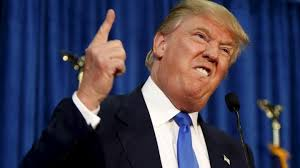
#> input picture docs/demo.jpg, 300 x 168 px
$ jupyter execute 'hog .ipynb'
#> lines starting #> are read from the running program, lines starting #| are printed output that depends on the picture
# HOG (Histogram oriented Gradient)

## HISTOGRAM

An image histogram is a type of histogram that acts as a graphical representation of the tonal distribution in a digital image. It plots the number of pixels for each tonal value. By looking at the histogram for a specific image a viewer will be able to judge the entire tonal distribution at a glance.
>Representats intensity of each color in image.

[cell 1]
#import all the libraries
#%matplotlib inline
import cv2
import numpy as np
from matplotlib import pyplot as plt

Load the image, and convert to grayscale

[cell 2]
img=cv2.imread("demo.jpg", 0)
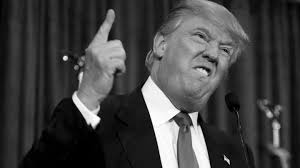
#> img: shape (168, 300); min 0, max 255, mean 65.5

Show the Image

[cell 3]
plt.title("Grayscale image")
plt.imshow(img, cmap='gray')

The graph below represents the intensity of all the pixel values (0-255)

[cell 4]
plt.title("Histogram of the image")
plt.hist(img.ravel(),256,[0,256])
plt.show()
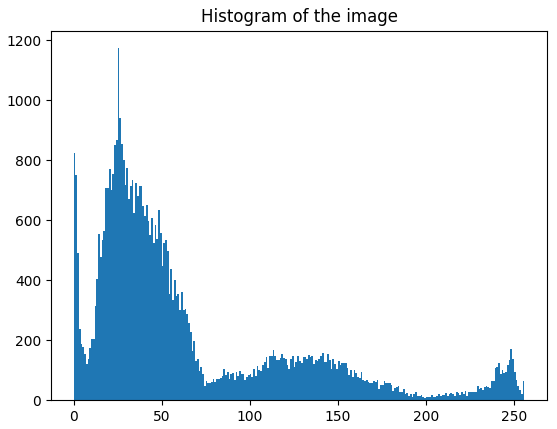
#> figure drawn by matplotlib, 1 panel; tallest bar 1174 high, from x = 25 to 26
